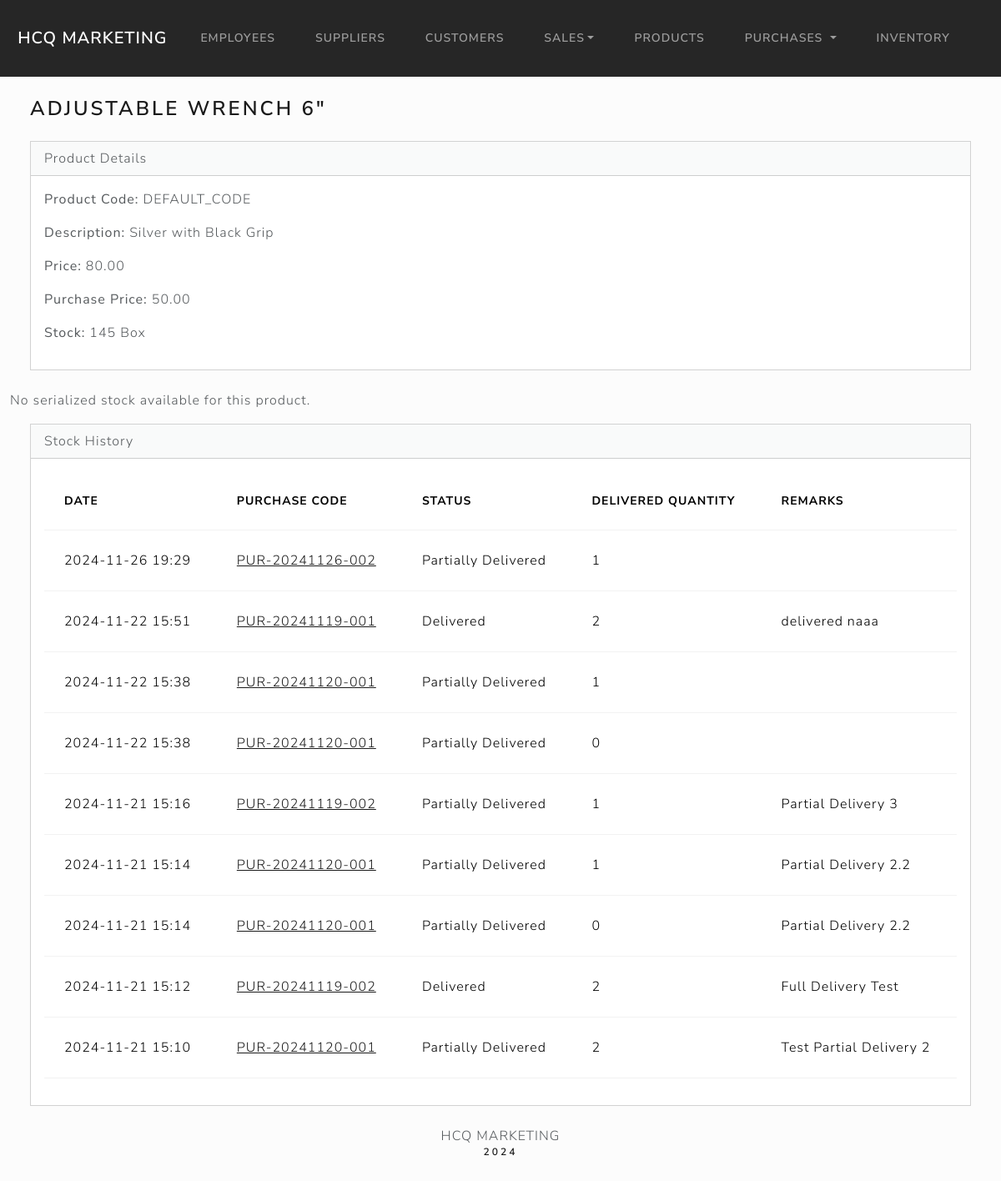
Page /inventory/1/ on the earlier database version.
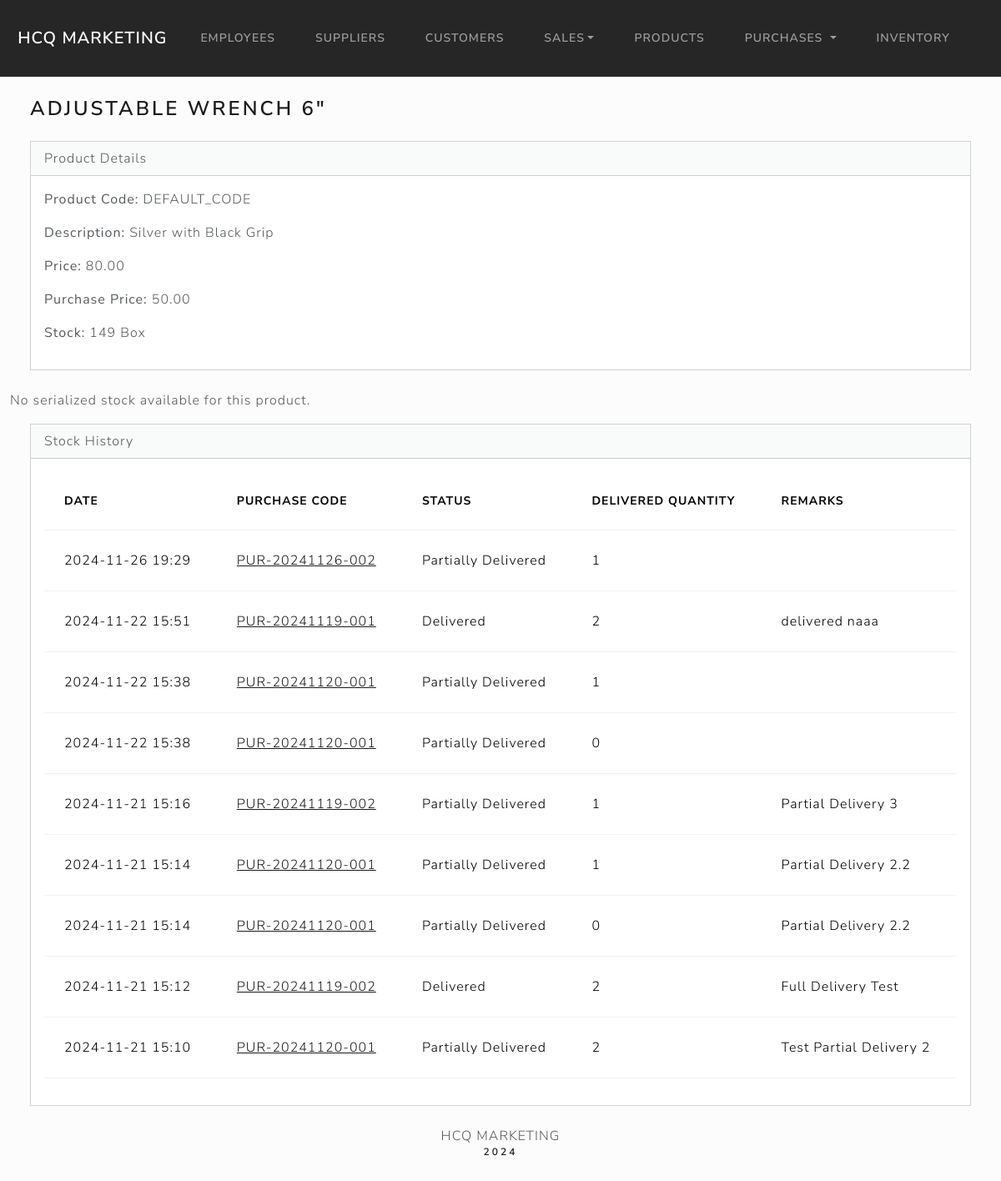
Same page on the later database version.
### inventory/models.py (models this page shows, shortened)
class Inventory(models.Model):
    product = models.ForeignKey(Product, on_delete=models.CASCADE)
    inventory_stock = models.PositiveIntegerField(default=0)

### products/models.py (models this page shows, shortened)
class Product(models.Model):
    product_code = models.CharField(max_length=100, default='DEFAULT_CODE')
    product_name = models.CharField(max_length=100)
    product_descript = models.TextField()
    product_price = models.DecimalField(max_digits=10, decimal_places=2)
    product_unit = models.CharField(max_length=50)
    purchase_price = models.DecimalField(max_digits=10, decimal_places=2, null=True, blank=True)  # Price from supplier (optional)
    is_serialized = models.BooleanField(default=False)  # New field

### inventory/views.py (the view)
# urls.py: path('<int:product_id>/', views.product_detail, name='product_detail'),
def product_detail(request, product_id):
    inventory = get_object_or_404(Inventory, product__id=product_id)
    stock_history = StockHistory.objects.filter(inventory=inventory).order_by('-timestamp')
    serialized_items = None
    if hasattr(inventory.product, 'is_serialized') and inventory.product.is_serialized:
        serialized_items = SerializedInventory.objects.filter(inventory=inventory)
        print(f"Serialized items found: {serialized_items}")  # Debugging line
    return render(request, 'inventory/product_detail.html', {
        'inventory': inventory,
        'stock_history': stock_history,
        'serialized_items': serialized_items,
    })

### inventory/templates/inventory/product_detail.html
{% extends "base.html" %}
{% block body %}
<h3 class="m-4">{{ inventory.product.product_name }}</h3>
<div class="card ms-4 me-4 mb-4">
    <div class="card-header">Product Details</div>
    <div class="card-body">
        <p><strong>Product Code:</strong> {{ inventory.product.product_code }}</p>
        <p><strong>Description:</strong> {{ inventory.product.product_descript }}</p>
        <p><strong>Price:</strong> {{ inventory.product.product_price }}</p>
        <p><strong>Purchase Price:</strong> {{ inventory.product.purchase_price }}</p>
        <p><strong>Stock:</strong> {{ inventory.inventory_stock }} {{ inventory.product.product_unit }}</p>
    </div>
</div>
{% if serialized_items %}
<div class="card ms-4 me-4 mb-4">
    <div class="card-header">Serialized Stock</div>
    <div class="card-body">
        <table class="table table-hover">
            <thead>
                <tr>
                    <th>Serial Number</th>
                    <th>Status</th>
                </tr>
            </thead>
            <tbody>
                {% for item in serialized_items %}
                <tr>
                    <td>{{ item.serial_number }}</td>
                    <td>{{ item.status }}</td>
                </tr>
                {% endfor %}
            </tbody>
        </table>
    </div>
</div>
{% else %}
    <p>No serialized stock available for this product.</p>
{% endif %}
<div class="card ms-4 me-4 mb-4">
    <div class="card-header">Stock History</div>
    <div class="card-body">
        {% if stock_history %}
        <table class="table table-hover">
            <thead>
                <tr>
                    <th>Date</th>
                    <th>Purchase Code</th>
                    <th>Status</th>
                    <th>Delivered Quantity</th>
                    <th>Remarks</th>
                </tr>
            </thead>
            <tbody>
                {% for record in stock_history %}
                <tr>
                    <td>{{ record.timestamp|date:"Y-m-d H:i" }}</td>
                    <td>
                        <a href="{% url 'purchases:purchase_detail' record.purchase.id %}">
                            {{ record.purchase.purchase_code }}
                        </a>
                    </td>
                    <td>{{ record.status }}</td>
                    <td>{{ record.delivered_quantity }}</td>
                    <td>{{ record.remarks }}</td>
                </tr>
                {% endfor %}
            </tbody>
        </table>
        {% else %}
        <p>No stock history available for this product.</p>
        {% endif %}
    </div>
</div>
{% endblock %}

Differences in the rows shown:
changed Inventory "ADJUSTABLE WRENCH 6\"": inventory_stock "145" → "149"
